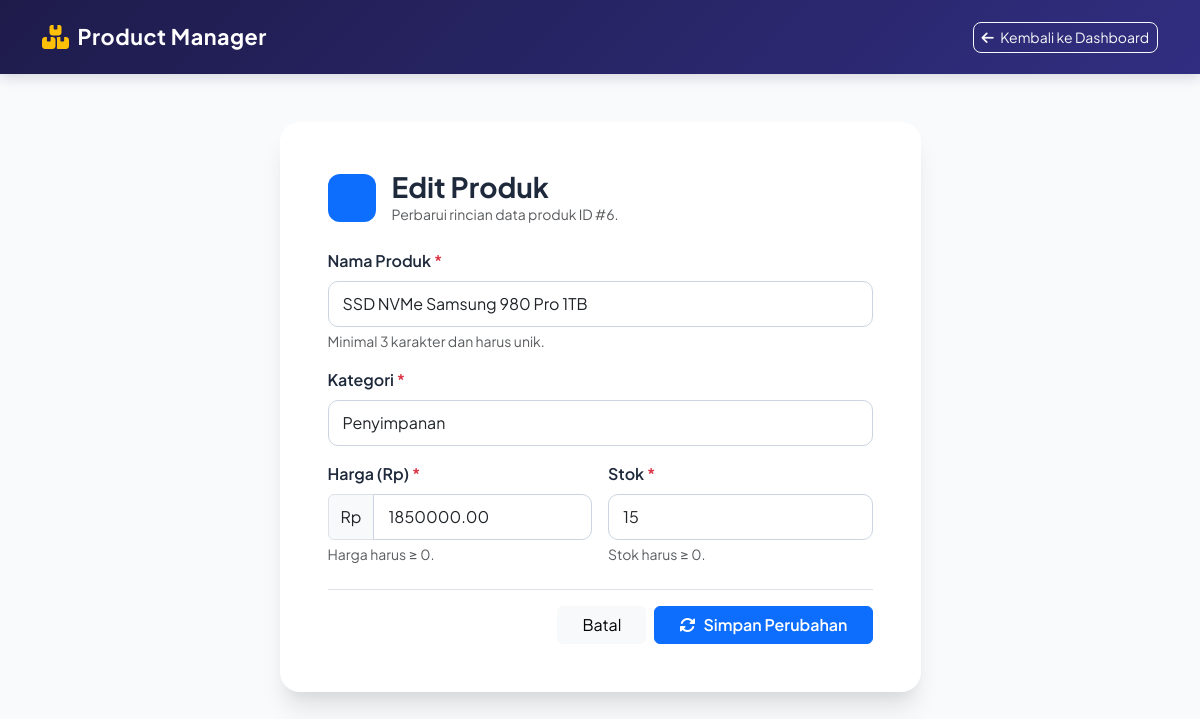
Screenshot of /edit.php?id=6 with the database file from the repository.
### tables this page shows
CREATE TABLE products (
    id INT AUTO_INCREMENT PRIMARY KEY,
    name VARCHAR(100) NOT NULL UNIQUE,
    category VARCHAR(50) NOT NULL,
    price DECIMAL(12, 2) NOT NULL DEFAULT 0.00,
    stock INT NOT NULL DEFAULT 0,
    created_at TIMESTAMP DEFAULT CURRENT_TIMESTAMP
);

### config/db.php (called while the page is built, shortened)
<?php
function e(?string $value): string {
    return htmlspecialchars($value ?? '', ENT_QUOTES, 'UTF-8');
}

### public/edit.php (the view, shortened to what this page needs)
<?php
require_once __DIR__ . '/../config/db.php';
$id = filter_input(INPUT_GET, 'id', FILTER_VALIDATE_INT);
$stmt = $pdo->prepare("SELECT * FROM products WHERE id = :id");
$stmt->execute([':id' => $id]);
$product = $stmt->fetch();
$name     = $product['name'];
$category = $product['category'];
$price    = $product['price'];
$stock    = $product['stock'];
?>
<!DOCTYPE html>
<html lang="id">
<head>
    <link href="https://cdn.jsdelivr.net/npm/bootstrap@5.3.0/dist/css/bootstrap.min.css" rel="stylesheet">
    <link href="https://cdnjs.cloudflare.com/ajax/libs/font-awesome/6.4.0/css/all.min.css" rel="stylesheet">
    <link rel="stylesheet" href="assets/style.css">
</head>
<body>
    <nav class="navbar navbar-expand-lg navbar-dark navbar-custom py-3">
        <div class="container">
            <a class="navbar-brand d-flex align-items-center" href="index.php">
                <i class="fa-solid fa-boxes-stacked me-2 text-warning fs-4"></i>
                <span>Product Manager</span>
            </a>
            <a href="index.php" class="btn btn-outline-light btn-sm rounded-3">
                <i class="fa-solid fa-arrow-left me-1"></i> Kembali ke Dashboard
            </a>
        </div>
    </nav>
    <div class="container my-5">
        <div class="row justify-content-center">
            <div class="col-lg-7 col-md-9">
                <div class="form-card p-4 p-md-5">
                    <div class="d-flex align-items-center gap-3 mb-4">
                        <div class="stat-icon bg-primary bg-opacity-20 text-primary fs-3">
                            <i class="fa-solid fa-pen-to-square"></i>
                        </div>
                        <div>
                            <h3 class="fw-bold mb-0">Edit Produk</h3>
                            <p class="text-muted small mb-0">Perbarui rincian data produk ID #<?= (int)$product['id']; ?>.</p>
                        </div>
                    </div>
                    <form action="edit.php?id=<?= (int)$product['id']; ?>" method="POST" class="needs-validation" novalidate>
                        <div class="mb-3">
                            <label for="name" class="form-label fw-semibold">Nama Produk <span class="text-danger">*</span></label>
                            <input type="text" class="form-control" id="name" name="name"
                                   placeholder="Contoh: Laptop Asus Zenbook" value="<?= e($name); ?>" required>
                            <div class="form-text">Minimal 3 karakter dan harus unik.</div>
                        </div>
                        <div class="mb-3">
                            <label for="category" class="form-label fw-semibold">Kategori <span class="text-danger">*</span></label>
                            <input type="text" class="form-control" id="category" name="category"
                                   placeholder="Contoh: Elektronik, Aksesori, Hardware" value="<?= e($category); ?>" list="category-suggestions" required>
                        </div>
                        <div class="row g-3 mb-4">
                            <div class="col-md-6">
                                <label for="price" class="form-label fw-semibold">Harga (Rp) <span class="text-danger">*</span></label>
                                <div class="input-group">
                                    <span class="input-group-text">Rp</span>
                                    <input type="number" step="0.01" min="0" class="form-control" id="price" name="price"
                                           placeholder="0" value="<?= e($price); ?>" required>
                                </div>
                                <div class="form-text">Harga harus &ge; 0.</div>
                            </div>
                            <div class="col-md-6">
                                <label for="stock" class="form-label fw-semibold">Stok <span class="text-danger">*</span></label>
                                <input type="number" min="0" step="1" class="form-control" id="stock" name="stock"
                                       placeholder="0" value="<?= e($stock); ?>" required>
                                <div class="form-text">Stok harus &ge; 0.</div>
                            </div>
                        </div>
                        <div class="d-flex align-items-center justify-content-end gap-2 pt-3 border-top">
                            <a href="index.php" class="btn btn-light px-4">Batal</a>
                            <button type="submit" class="btn btn-primary fw-semibold px-4 d-flex align-items-center gap-2">
                                <i class="fa-solid fa-rotate"></i>
                                <span>Simpan Perubahan</span>
                            </button>
                        </div>
                    </form>
                </div>
            </div>
        </div>
    </div>
</body>
</html>

### public/assets/style.css (style rules this page uses)
:root { --primary-color: #4f46e5; --primary-hover: #4338ca; --bg-light: #f8fafc; --card-shadow: 0 10px 15px -3px rgba(0, 0, 0, 0.05), 0 4px 6px -2px rgba(0, 0, 0, 0.025); --card-hover-shadow: 0 20px 25px -5px rgba(0, 0, 0, 0.1), 0 10px 10px -5px rgba(0, 0, 0, 0.04); }
body { background-color: var(--bg-light); font-family: 'Plus Jakarta Sans', -apple-system, BlinkMacSystemFont, 'Segoe UI', Roboto, sans-serif; color: #1e293b; min-height: 100vh; }
.navbar-custom { background: linear-gradient(135deg, #1e1b4b 0%, #312e81 100%); box-shadow: 0 4px 12px rgba(30, 27, 75, 0.15); }
.navbar-brand { font-weight: 700; letter-spacing: 0.5px; font-size: 1.35rem; }
.stat-icon { width: 48px; height: 48px; border-radius: 12px; display: flex; align-items: center; justify-content: center; font-size: 1.3rem; }
.form-card { border: none; border-radius: 20px; background: #ffffff; box-shadow: var(--card-hover-shadow); }
.form-control, .form-select { border-radius: 10px; padding: 10px 14px; border: 1px solid #cbd5e1; }

### rows the page displays
products: id "6", name "SSD NVMe Samsung 980 Pro 1TB", category "Penyimpanan", price "1850000.00", stock "15"
